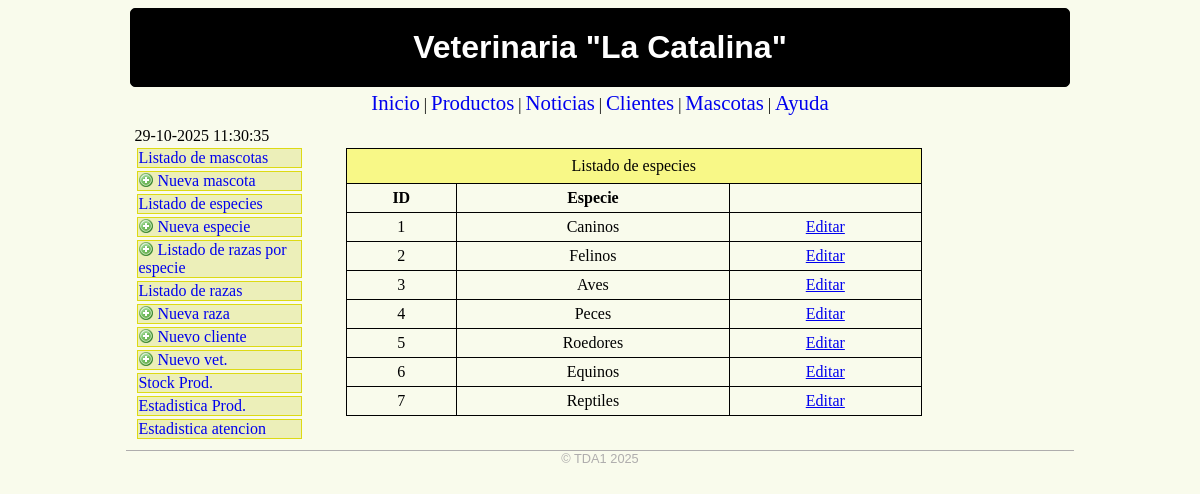
/veterinaria/especies-listar.php, run on an earlier commit of the app's database.
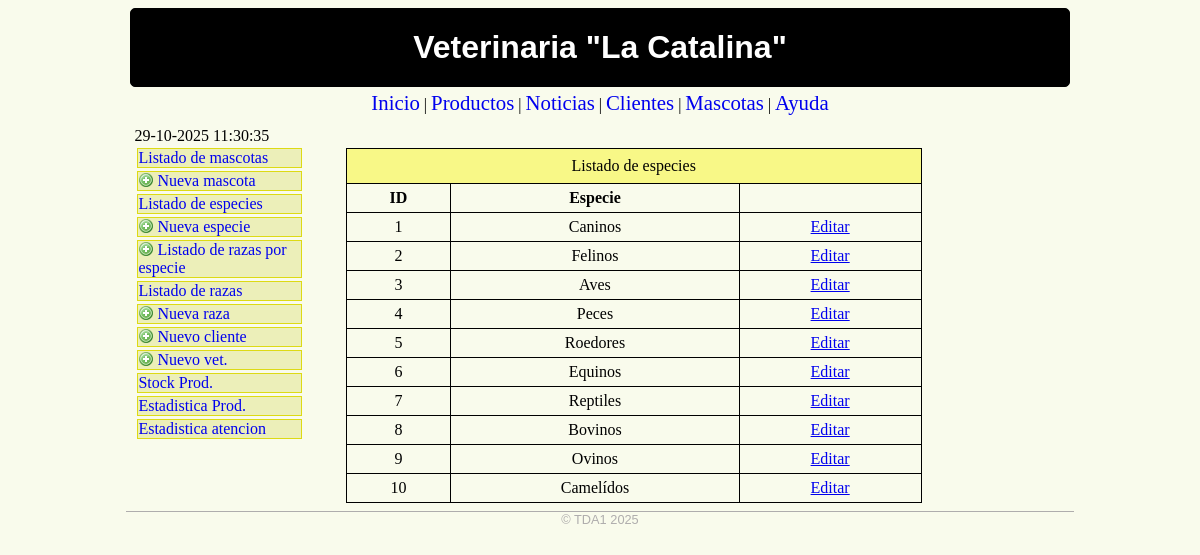
And on a later commit of the database.
### tables this page shows
CREATE TABLE `especies` (
  `espid` int(11) NOT NULL,
  `espnombre` varchar(50) NOT NULL
);

### veterinaria/especies-listar.php (the view, shortened to what this page needs)
<?php
require('./db.php');
?>
<html>
<head>
<link href='./estilo-diagramacion.css' rel='stylesheet' type='text/css'>
</head>
<body>
<div class='contenedor'>
	<header>
	<a href='/'>Veterinaria "La Catalina"</a>
	</header>
	<nav>
	<a href='#'>Inicio</a> |
	<a href='#'>Productos</a> |
	<a href='#'>Noticias</a> |
	<a href='#'>Clientes</a> |
	<a href='#'>Mascotas</a> |
	<a href='#'>Ayuda</a>
	</nav>
	<section>
	<?php include('menu-lateral.php'); ?>
	</section>
<article>
<table class='tablita'>
<caption>Listado de especies</caption>
<tr>
	<th>ID</th>
	<th>Especie</th>
	<th></th>
</tr>
<?php
$sql = "SELECT * FROM especies";
$result = mysqli_query($conn, $sql);
while($row = mysqli_fetch_array($result, MYSQLI_ASSOC)){
	echo "<tr>\n";
	echo "<td>".$row['espid']."</td>\n";
	echo "<td>".$row['espnombre']."</td>\n";
	echo "<td><a href='./especies-editar.php?espid=".$row['espid']."'>Editar</td>\n";
	echo "</tr>\n";
}
?>
</table>
</article>
<footer>
	&copy; TDA1 2025
</footer>
</div>
</body>
</html>

What changed in the data, as far as the page shows it:
added especies: espid "8", espnombre "Bovinos"
added especies: espid "9", espnombre "Ovinos"
added especies: espid "10", espnombre "Camelídos"
